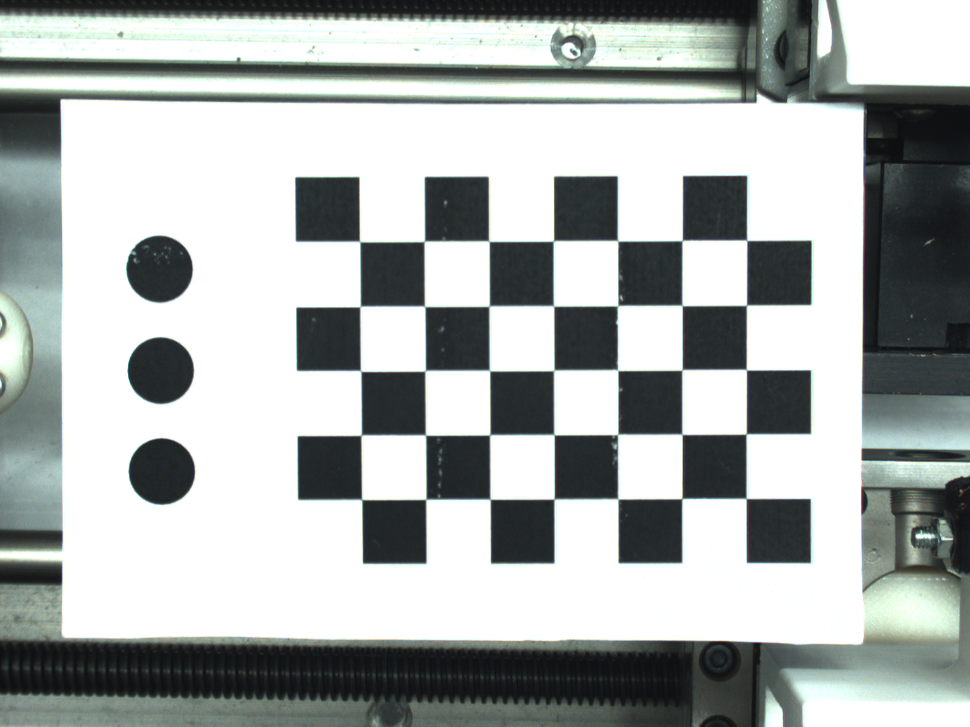
#> input picture Test Images/scaling_calibration_11-4-2019.png, 970 x 727 px, shrunk from 1280 x 960 before the run
$ python scale_calibration.py 'Test Images/scaling_calibration_11-4-2019.png'
#> lines starting #> are read from the running program, lines starting #| are printed output that depends on the picture; long printed decimals are rounded
import cv2
import numpy as np
import sys
# import image_processing as img_proc

def load_image(filename):
	img = cv2.imread(filename, cv2.IMREAD_COLOR)
	gray_image = cv2.cvtColor(img, cv2.COLOR_BGR2GRAY)

	return img, gray_image

def set_ROI(image):
	''' Note that origin of images is typically top lefthand corner'''
	startX = 143
	endX = image.shape[1] - 160
	startY = 150
	endY = image.shape[0] - 200

	cropped = image[startY:endY, startX:endX]

	return cropped

def process_image(cropped_img):
	# ## Invert the colors
	# inverted_img = 255-cropped_img

	cropped_img = cv2.bilateralFilter(cropped_img, 11, 55, 75)
	# ## Closing to get rid of artifacts
	# kernel = np.ones((5,5))
	thresh = 200
	# [9 lines of commented-out code are left out]
	result = cropped_img

	cv2.imshow('result', result)
	cv2.waitKey(0)
	return result

def get_scale(image):
	## assumes that we are using a 1cm checkerboard

	num_cols = 7 # x-direction
	num_rows = 5 # y-direction
	retval, corners = cv2.findChessboardCorners(image, (num_rows,num_cols), None)
	corners = corners.reshape((num_cols,num_rows,2))
	# print(corners)

	avg_per_row = np.zeros(num_rows)
	avg_per_col = np.zeros(num_cols)

	for r in range(num_rows):
		dist_sum = 0
		for c in range(1, num_cols):
			dist_sum += np.linalg.norm(corners[c,r,:] - corners[c-1,r,:])

		avg_per_row[r] = dist_sum/(num_cols-1)

	for c in range(num_cols):
		dist_sum = 0
		for r in range(1, num_rows):
			dist_sum += np.linalg.norm(corners[c,r-1,:] - corners[c,r,:])

		avg_per_col[c] = dist_sum/(num_rows-1)

	print('avg_per_row: %s' % avg_per_row)
	print('avg_per_col: %s' % avg_per_col)

	avg_pixels_per_mm = np.mean(np.hstack((avg_per_row, avg_per_col)))/10.
	print('avg_pixels_per_mm: %s' % avg_pixels_per_mm)

	return avg_pixels_per_mm

def check_scale(image, pixels_per_mm):
	## Find the circles in the image
	circles = cv2.HoughCircles(image, cv2.HOUGH_GRADIENT, 2, 20)
	ref_radius = 5.

	## compute the error
	error = 0
	for c in circles[0]:
		error += c[2] - pixels_per_mm*ref_radius

	error = error/len(circles)
	print('average error in circle radius measurement in pixels: %s' % error)

	return circles[0], error

def main():
	# filename = argv[0]
	filename = 'scaling_calibration_11-4-2019.png'
	directory = 'Test Images/'

	img, gray_image = load_image(directory + filename)
#> in load_image, img is the input picture: shape (727, 970, 3); mean B, G, R 170.6, 172.2, 167.5
	crop_img = set_ROI(gray_image)
#> in set_ROI, `cropped = image[startY:endY, startX:endX]`:
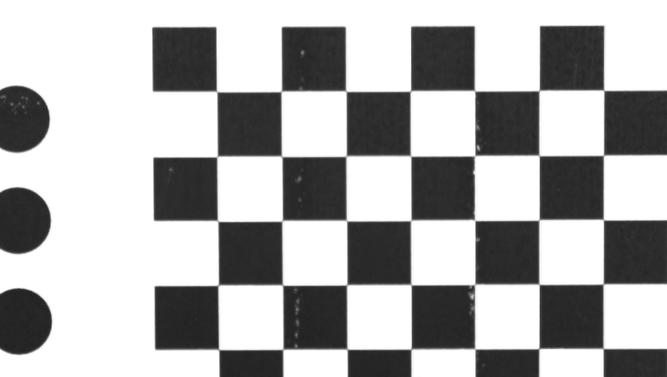
#> cropped: shape (377, 667); min 33, max 255, mean 174.3
	# proc_img = process_image(crop_img)
	pixels_per_mm = get_scale(crop_img)
#> in get_scale, `retval, corners = cv2.findChessboardCorners(image, (num_rows,num_cols)..`: retval = True; corners = 35 rows, first 8: [604.5, 90], [603.5, 154.5], [605.6, 217.4], [602.7, 282.6], [604.5, 348], [539.5, 91], [540, 156], [540.5, 220.5]
#> after the loop in get_scale, `for r in range(num_rows):`: avg_per_row = [64.52, 64, 64.53, 64.22, 64.19]
#> after the loop in get_scale, `for c in range(num_cols):`: avg_per_col = [64.53, 64.66, 64.66, 64.31, 64.26, 64.86, 64.27]
#| avg_per_row: [64.520 64.002 64.532 64.217 64.188]
#| avg_per_col: [64.532 64.661 64.656 64.314 64.259 64.858
#|  64.268]
#> in get_scale, `avg_pixels_per_mm = np.mean(np.hstack((avg_per_row, avg_per_col)))/10.`: avg_pixels_per_mm = 6.44
#| avg_pixels_per_mm: 6.442
#> pixels_per_mm = 6.44
	circles, error = check_scale(crop_img, pixels_per_mm)
#> in check_scale, `circles = cv2.HoughCircles(image, cv2.HOUGH_GRADIENT, 2, 20)`: circles = [[19, 321, 33], [17, 221, 33.6], [17, 119, 33.4]]
#> the loop in check_scale, `for c in circles[0]:` made 3 passes
#> (c, error) on passes 1 to 3: ([19, 321, 33], 0.791), ([17, 221, 33.6], 2.18), ([17, 119, 33.4], 3.37)
#> after the loop in check_scale, `for c in circles[0]:`: error = 3.37
#| average error in circle radius measurement in pixels: 3.374
#> circles = [[19, 321, 33], [17, 221, 33.6], [17, 119, 33.4]]; error = 3.37

	# [7 lines of commented-out code are left out]
	check_img = set_ROI(img)
	for c in circles:
		print(c[2])
		radius = np.round(c[2]).astype('int')
		cv2.circle(check_img, (c[0],c[1]), radius, (0,255,0), 2)
#> this loop made 3 passes
#> (c, radius) on passes 1 to 3: ([19, 321, 33], 33), ([17, 221, 33.6], 34), ([17, 119, 33.4], 33)
#| 33.0
#| 33.6
#| 33.4
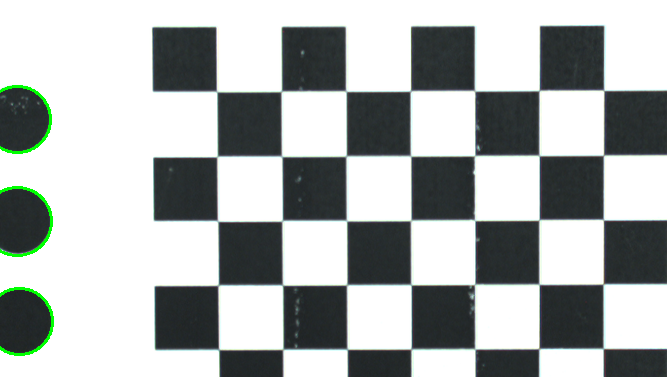
#> check_img: shape (377, 667, 3); mean B, G, R 174.5, 175.5, 171.4

	cv2.imwrite('output/' + filename + '_gray.png', gray_image)
	cv2.imwrite('output/' + filename + '_cropped.png', crop_img)
	# cv2.imwrite('output/' + filename + '_processed.png', proc_img)
	cv2.imwrite('output/' + filename + '_circle-check.png', check_img)

if __name__ == '__main__':
	main()
